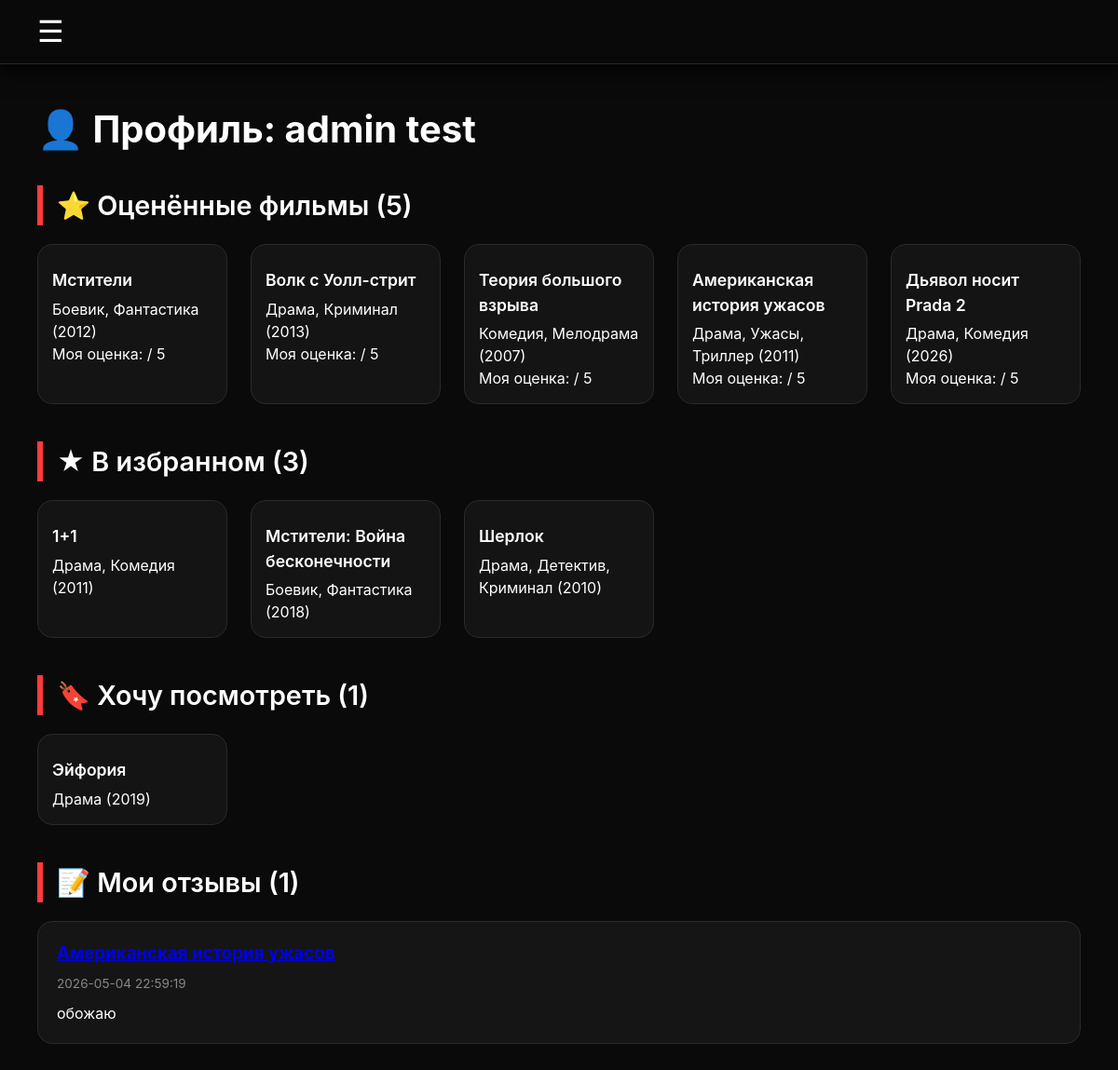
Screenshot of /profile (signed in) with the database file from the repository.
### tables this page shows
CREATE TABLE movies (
    id INTEGER PRIMARY KEY AUTOINCREMENT,
    title TEXT NOT NULL,
    description TEXT,
    release_year INTEGER,
    country TEXT,
    director TEXT,
    cast TEXT,
    duration INTEGER,
    kinopoisk_rating REAL,
    poster_url TEXT,
    type TEXT DEFAULT 'movie',
    status TEXT DEFAULT 'released',
    seasons INTEGER,
    episodes INTEGER
);

CREATE TABLE reviews (
    id INTEGER PRIMARY KEY AUTOINCREMENT,
    user_id INTEGER,
    movie_id INTEGER,
    review_text TEXT,
    created_at TIMESTAMP DEFAULT CURRENT_TIMESTAMP,
    FOREIGN KEY (user_id) REFERENCES users(id),
    FOREIGN KEY (movie_id) REFERENCES movies(id)
);

### main.py (the view)
@app.route("/profile")
def profile():
    if "user_id" not in session: return redirect("/login")
    uid = session["user_id"]
    conn = get_db()
    rated = movie_with_genres(conn, "m.id IN (SELECT movie_id FROM ratings WHERE user_id=?)", (uid,))
    fav = movie_with_genres(conn, "m.id IN (SELECT movie_id FROM user_movies WHERE user_id=? AND liked=1)", (uid,))
    want = movie_with_genres(conn, "m.id IN (SELECT movie_id FROM user_movies WHERE user_id=? AND want_to_watch=1)", (uid,))
    reviews = conn.execute("SELECT r.review_text, r.created_at, m.id, m.title FROM reviews r JOIN movies m ON r.movie_id=m.id WHERE r.user_id=? ORDER BY r.created_at DESC", (uid,)).fetchall()
    conn.close()
    return render_template("profile.html", user={"username": session["username"]}, rated_movies=rated, favorite_movies=fav, want_to_watch_movies=want, reviews=reviews, active="profile")

### main.py (called while the page is built)
def get_db():
    conn = sqlite3.connect("database.db")
    conn.row_factory = sqlite3.Row
    conn.create_function("lower_cyr", 1, lambda s: s.lower() if s else "")
    return conn

def movie_with_genres(conn, where_clause="", params=(), suffix=""):
    sql = f"""
        SELECT m.*, AVG(r.rating) as avg_rating,
        (SELECT GROUP_CONCAT(name,', ') FROM (SELECT DISTINCT g2.name FROM movie_genres mg2 JOIN genres g2 ON mg2.genre_id=g2.id WHERE mg2.movie_id=m.id)) as genres
        FROM movies m LEFT JOIN ratings r ON m.id=r.movie_id
        {"WHERE " + where_clause if where_clause else ""}
        GROUP BY m.id
        {suffix}
    """
    return conn.execute(sql, params).fetchall()

### templates/profile.html (shortened to what this page needs)
<!DOCTYPE html>
<html lang="ru">
<head>
    <link rel="stylesheet" href="{{ url_for('static', filename='style.css') }}">
</head>
<body>
    <header>
        <div class="header-container">
            <button class="menu-toggle">☰</button>
        </div>
    </header>
    <main class="content">
        <h1>👤 Профиль: {{ user.username }}</h1>
        <section class="profile-section">
            <h2>⭐ Оценённые фильмы ({{ rated_movies|length }})</h2>
            {% if rated_movies %}
            <div class="movie-grid small">
                {% for movie in rated_movies %}
                <div class="movie-card">
                    <h3><a href="/movie/{{ movie.id }}">{{ movie.title }}</a></h3>
                    <p>{{ movie.genres or 'Жанр не указан' }} ({{ movie.release_year }})</p>
                    <p>Моя оценка: {{ movie.rating }} / 5</p>
                </div>
                {% endfor %}
            </div>
            {% else %}
            <p>Вы ещё не оценили ни одного фильма.</p>
            {% endif %}
        </section>
        <section class="profile-section">
            <h2>★ В избранном ({{ favorite_movies|length }})</h2>
            {% if favorite_movies %}
            <div class="movie-grid small">
                {% for movie in favorite_movies %}
                <div class="movie-card">
                    <h3><a href="/movie/{{ movie.id }}">{{ movie.title }}</a></h3>
                    <p>{{ movie.genres or 'Жанр не указан' }} ({{ movie.release_year }})</p>
                </div>
                {% endfor %}
            </div>
            {% else %}
            <p>Вы ещё не добавили ни одного фильма в избранное.</p>
            {% endif %}
        </section>
        <section class="profile-section">
            <h2>🔖 Хочу посмотреть ({{ want_to_watch_movies|length }})</h2>
            {% if want_to_watch_movies %}
            <div class="movie-grid small">
                {% for movie in want_to_watch_movies %}
                <div class="movie-card">
                    <h3><a href="/movie/{{ movie.id }}">{{ movie.title }}</a></h3>
                    <p>{{ movie.genres or 'Жанр не указан' }} ({{ movie.release_year }})</p>
                </div>
                {% endfor %}
            </div>
            {% else %}
            <p>Ваш список «Хочу посмотреть» пуст.</p>
            {% endif %}
        </section>
        <section class="profile-section">
            <h2>📝 Мои отзывы ({{ reviews|length }})</h2>
            {% if reviews %}
            <div class="reviews-list">
                {% for review in reviews %}
                <div class="review-item">
                    <h3><a href="/movie/{{ review.id }}">{{ review.title }}</a></h3>
                    <p class="review-date">{{ review.created_at }}</p>
                    <p>{{ review.review_text }}</p>
                </div>
                {% endfor %}
            </div>
            {% else %}
            <p>Вы ещё не написали ни одного отзыва.</p>
            {% endif %}
        </section>
    </main>
</body>
</html>

### static/style.css (style rules this page uses)
* { margin: 0; padding: 0; box-sizing: border-box; }
body { font-family: 'Inter', 'Segoe UI', Roboto, sans-serif; background: #0a0a0a; color: #ffffff; line-height: 1.5; min-height: 100vh; display: flex; flex-direction: column; }
header { background: rgba(10, 10, 10, 0.95); backdrop-filter: blur(10px); padding: 15px 40px; box-shadow: 0 8px 20px rgba(0,0,0,0.8); position: sticky; top: 0; z-index: 100; border-bottom: 1px solid #2a2a2a; }
.header-container { max-width: 1600px; margin: 0 auto; display: flex; flex-wrap: wrap; align-items: center; justify-content: space-between; gap: 25px; position: relative; }
.menu-toggle { display: block; font-size: 2rem; background: none; border: none; color: white; cursor: pointer; z-index: 201; }
.content { max-width: 1600px; margin: 40px auto; padding: 0 40px; flex: 1; width: 100%; }
h1 { font-size: 2.5rem; margin-bottom: 30px; font-weight: 700; color: #fff; }
h2 { font-size: 1.8rem; font-weight: 600; border-left: 6px solid #ff3b3f; padding-left: 15px; margin: 30px 0 20px; color: #fff; }
.movie-grid { display: grid; grid-template-columns: repeat(auto-fill, minmax(190px, 1fr)); gap: 25px; }
.movie-card { background: #141414; border-radius: 16px; padding: 15px; border: 1px solid #2a2a2a; display: flex; flex-direction: column; }
.movie-card h3 { margin: 10px 0 5px; font-size: 1.1rem; font-weight: 600; }
.movie-card h3 a { color: white; text-decoration: none; }
.profile-section { margin-bottom: 40px; }
.reviews-list { display: flex; flex-direction: column; gap: 15px; }
.review-item { background: #151515; border-radius: 16px; padding: 20px; border: 1px solid #2a2a2a; }
.review-item h3 { margin: 0 0 8px; }
.review-date { color: #888; font-size: 0.85rem; margin-bottom: 10px; }

### rows the page displays
movies: title "Мстители", genres "Боевик, Фантастика", release_year "2012"
movies: title "Волк с Уолл-стрит", genres "Драма, Криминал", release_year "2013"
movies: title "Теория большого взрыва", genres "Комедия, Мелодрама", release_year "2007"
movies: title "Американская история ужасов", genres "Драма, Ужасы, Триллер", release_year "2011"
movies: title "Дьявол носит Prada 2", genres "Драма, Комедия", release_year "2026"
movies: title "1+1", genres "Драма, Комедия", release_year "2011"
movies: title "Мстители: Война бесконечности", genres "Боевик, Фантастика", release_year "2018"
movies: title "Шерлок", genres "Драма, Детектив, Криминал", release_year "2010"
movies: title "Эйфория", genres "Драма", release_year "2019"
reviews: created_at "2026-05-04 22:59:19", review_text "обожаю"

### other values shown
{{ user.username }} "admin test"
{{ rated_movies|length }} "5"
{{ favorite_movies|length }} "3"
{{ want_to_watch_movies|length }} "1"
{{ reviews|length }} "1"
